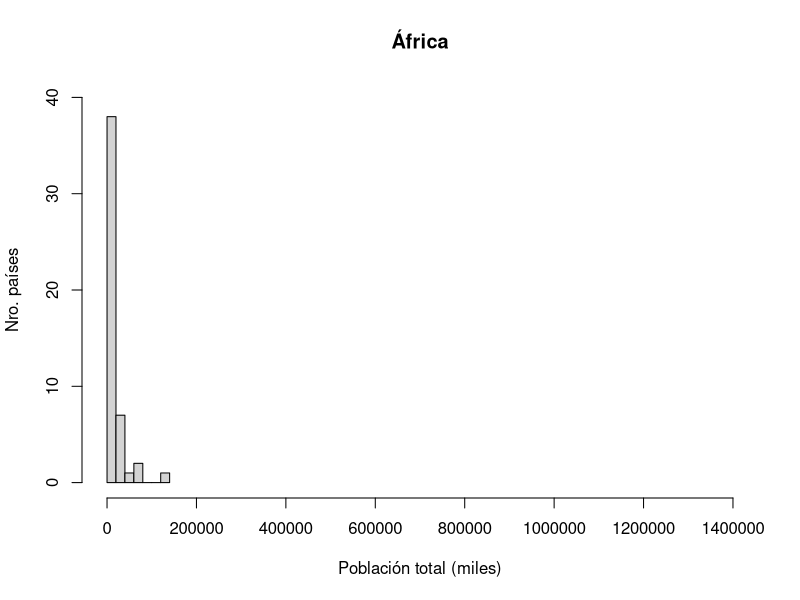
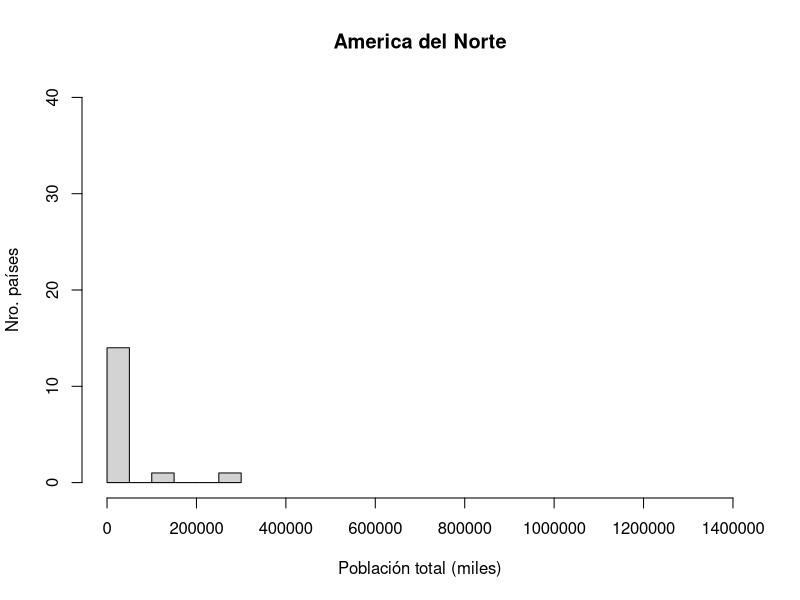
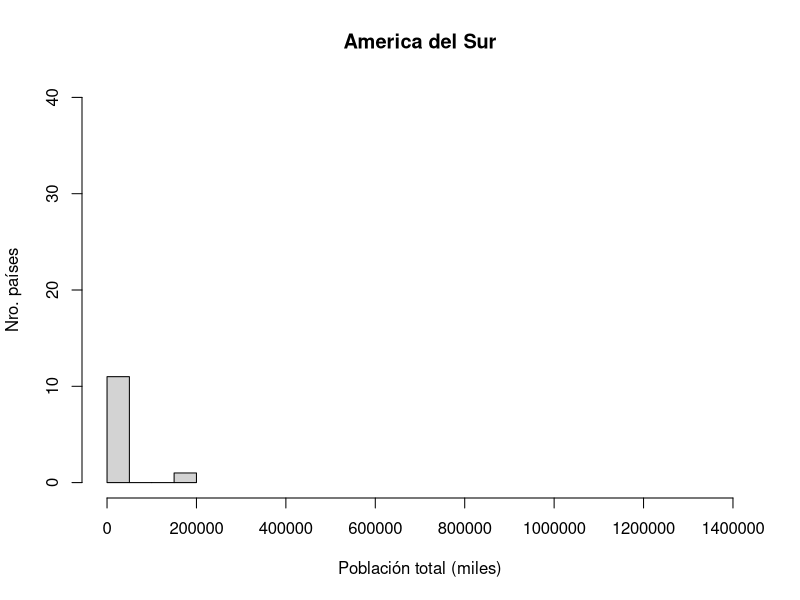
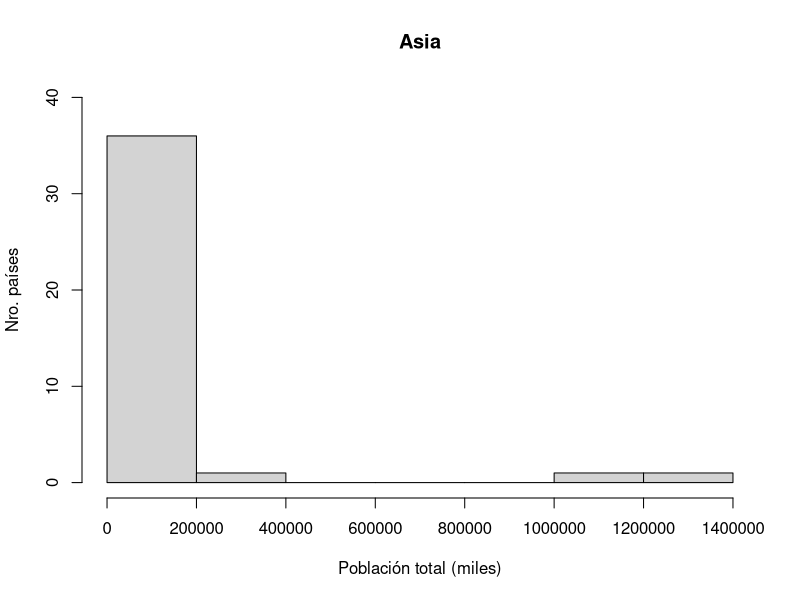
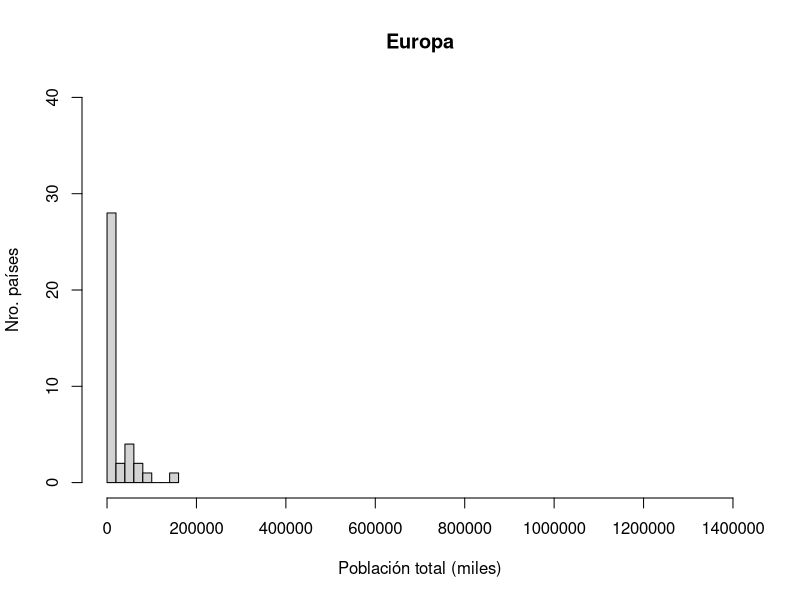
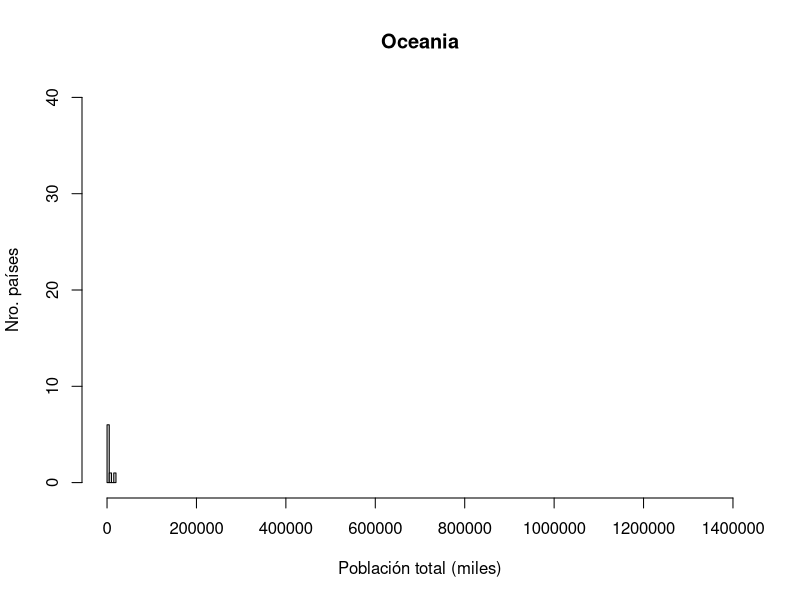

Write the R code that produced these figures, in order.
# 	
#		ESTADISTICA PARA INGENIEROS - PROYECTO 1
#
#		ACTIVIDAD 2
#
# 			Gráficos descriptivos de las variables por continente:
#				- Histograma:
#						- Población total
#						- Nacimientos anuales 
#				- Diagrama de caja:
#						- Tasa de mortalidad menores de 5 años
#						- Tasa de mortalidad menores de 1 año
#						- INB per capita
#						- Esperanza de vida al nacer
#
#			Continentes:
#				- Africa
#				- America del Norte
#				- America del Sur
#				- Asia
#				- Europa
#				- Oceania
#
#		A2_PoblacionTotal.R:
#			Script para graficar variable "Población total".
#
#		AUTORES:
#			- Jose Acevedo 13-10006
#			- Pablo Betancourt 13-10147

datosUnicef <- read.csv2("Unicef.csv", fileEncoding="latin1", check.names=FALSE)

# Extracción de datos
poblacionTotalAfrica <- as.numeric(unlist(subset(datosUnicef, Continente=="Africa")["Poblacion total (miles)"]))
poblacionTotalAmericaDelNorte <- as.numeric(unlist(subset(datosUnicef, Continente=="America del Norte")["Poblacion total (miles)"]))
poblacionTotalAmericaDelSur <- as.numeric(unlist(subset(datosUnicef, Continente=="America del Sur")["Poblacion total (miles)"]))
poblacionTotalAsia <- as.numeric(unlist(subset(datosUnicef, Continente=="Asia")["Poblacion total (miles)"]))
poblacionTotalEuropa <- as.numeric(unlist(subset(datosUnicef, Continente=="Europa")["Poblacion total (miles)"]))
poblacionTotalOceania <- as.numeric(unlist(subset(datosUnicef, Continente=="Oceania")["Poblacion total (miles)"]))

# Creación de histogramas por continente
pdf("A2_Histograma1_PoblacionTotal_Africa.pdf")
hist(poblacionTotalAfrica,
	main="África",
	xlab="Población total (miles)",
	ylab="Nro. países",
	xlim=c(0,1400000),
	ylim=c(0,40)
)

pdf("A2_Histograma2_PoblacionTotal_AmericaDelNorte.pdf")
hist(poblacionTotalAmericaDelNorte,
	main="America del Norte",
	xlab="Población total (miles)",
	ylab="Nro. países",
	xlim=c(0,1400000),
	ylim=c(0,40)
)

pdf("A2_Histograma3_PoblacionTotal_AmericaDelSur.pdf")
hist(poblacionTotalAmericaDelSur,
	main="America del Sur",
	xlab="Población total (miles)",
	ylab="Nro. países",
	xlim=c(0,1400000),
	ylim=c(0,40)
)	

pdf("A2_Histograma4_PoblacionTotal_Asia.pdf")
hist(poblacionTotalAsia,
	main="Asia",
	xlab="Población total (miles)",
	ylab="Nro. países",
	xlim=c(0,1400000),
	ylim=c(0,40)
)

pdf("A2_Histograma5_PoblacionTotal_Europa.pdf")
hist(poblacionTotalEuropa,
	main="Europa",
	xlab="Población total (miles)",
	ylab="Nro. países",
	xlim=c(0,1400000),
	ylim=c(0,40)
)

pdf("A2_Histograma6_PoblacionTotal_Oceania.pdf")
hist(poblacionTotalOceania,
	main="Oceania",
	xlab="Población total (miles)",
	ylab="Nro. países",
	xlim=c(0,1400000),
	ylim=c(0,40)
)